Frame 1 (no input): blank canvas, image omitted
Frame 60 (no input): blank canvas, image omitted
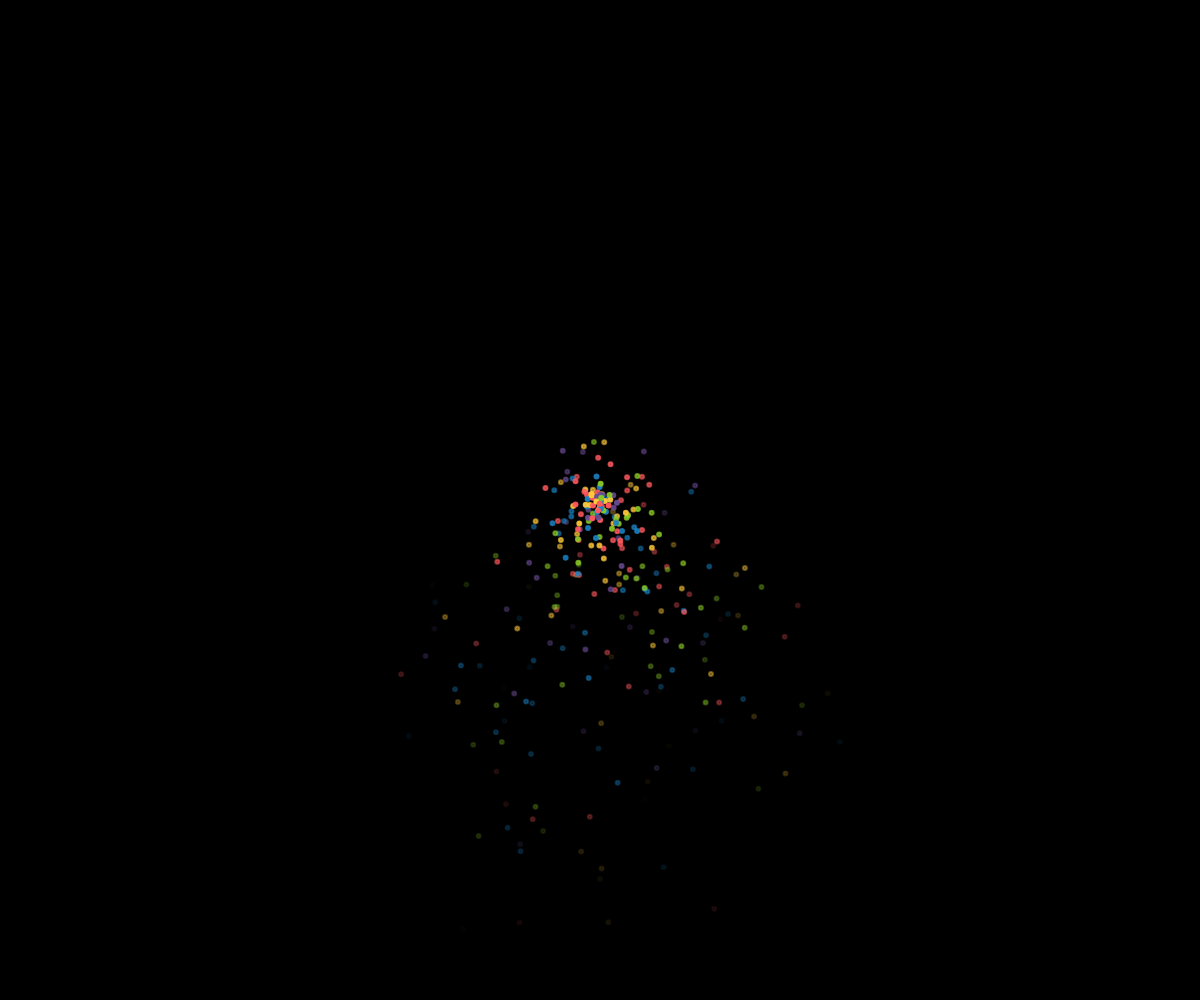
Frame 120 (the mouse pressed at the canvas centre since frame 60)

The p5.js sketch whose frames 1 and 60 were blank and that drew this single picture after the mouse press (run headless with seeded random() and noise() and a simulated clock; from frame 60 on, the mouse is pressed at the canvas centre):

// p5.js sketch
// ── sketch.js
let particles = [];
function setup() {
    createCanvas(windowWidth, windowHeight);

}

function draw() {
    background(0);
    let spawnIntensity = mouseIsPressed ? 6 : (random() > 0.9);
    for (let i = 0; i < spawnIntensity; i++) {
        let particle = new Particle(mouseX, mouseY);
        if (mouseIsPressed) particle.setRandomColor();
        particles.push(particle);
    }

    for (let particle of particles) {
        let gravity = createVector(0, 0.2);
        particle.applyForce(gravity);

        particle.update();
        // particle.edges();
        particle.show();
    }

    particles = particles.filter((particle) => !particle.finished());
}

function windowResized() {
    resizeCanvas(windowWidth, windowHeight);
}
// ── particle.js
const ALABASTER = [244, 243, 238];
const MACARONI_AND_CHEESE = [255, 190, 134]
const MUSTARD = [255, 225, 86]
const BIANCHED_ALMOND = [255, 233, 206]
const CHERRY_BLOSSOM_PINK = [255, 181, 194]
const BLUE_CANYOLA = [55, 119, 255]
const FRENCH_LIME = [150, 245, 80]
const BYZANTIUM = [122, 48, 108]

// cool rainbow
const SIZZLING_RED = [255, 89, 94]
const SUNGLOW  = [255, 202, 58];
const YELLOW_GREEN = [138, 201, 38];
const GREEN_BLUE_CRAYOLA = [25, 130, 196];
const ROYAL_PURPLE = [106, 76, 147];

const RANDOM_COLORS = [
    SIZZLING_RED,
    SUNGLOW,
    YELLOW_GREEN,
    GREEN_BLUE_CRAYOLA,
    ROYAL_PURPLE,
]

class Particle {
    constructor(x, y) {
        this.pos = createVector(x, y);
        this.vel = p5.Vector.random2D();
        this.vel.mult(random(1, 5));
        this.acc = createVector(0, 0);
        this.r = 2;
        this.lifetime = 255;
        this.color = ALABASTER;
    }

    applyForce(force) {
        this.acc.add(force);
        return this
    }

    setRandomColor() {
        this.color = RANDOM_COLORS[Math.floor(Math.random() * RANDOM_COLORS.length)];
        return this
    }

    edges() {
        if (this.pos.y >= height - this.r) {
            this.pos.y = height - this.r;
            this.vel.y *= -1;
        }

        if (this.pos.x >= width - this.r) {
            this.pos.x = width - this.r;
            this.vel.x *= -1;
        } else if (this.pos.x <= this.r) {
            this.pos.x = this.r;
            this.vel.x *= -1;
        }

        return this;
    }

    update() {
        // let mouse = createVector(mouseX, mouseY);
        // this.acc = p5.Vector.sub(mouse, this.pos);
        // this.acc.setMag(0.1);

        this.vel.add(this.acc);
        this.pos.add(this.vel);
        this.acc.set(0, 0);

        this.lifetime -= 5;
        return this;
    }

    finished() {
        return this.lifetime < 0;
    }

    show() {
        stroke(...this.color, this.lifetime);
        strokeWeight(2);
        fill(...this.color, this.lifetime);
        ellipse(this.pos.x, this.pos.y, this.r * 2);
        return this;
    }
}
